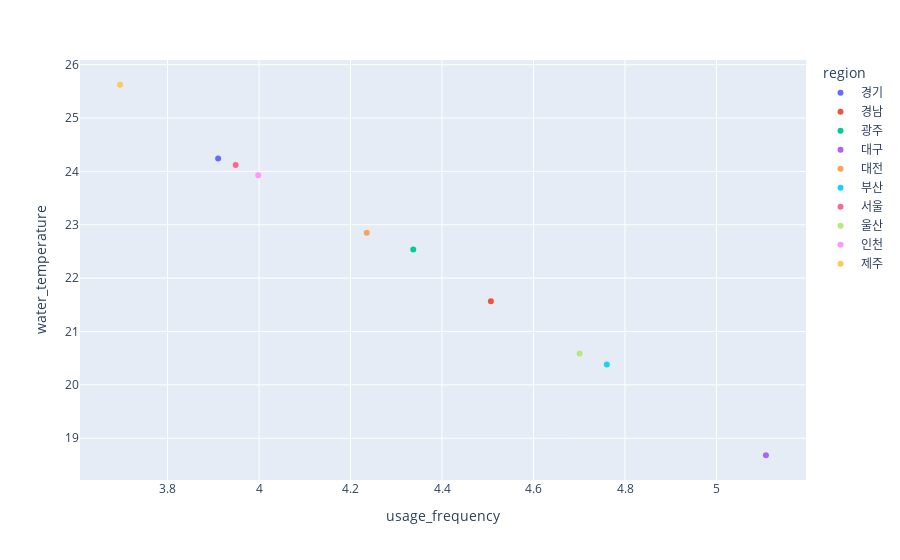

Notebook source saved alongside this figure:
### Code cell
# [TASK] 2.8 동적인(dynamic) 시각화
# 출처: https://plotly.com/python/line-and-scatter/
# 아래 코드를 수정해서 2.7과 동일한 산점도를 완성하세요

# 패키지가 없는 분들은 아래와 같이 설치
# !pip install plotly
# !pip install nbformat

# sns.scatterplot(data=region_means, x="usage_frequency", y="water_temperature", hue="region")

import plotly.express as px
fig = px.scatter(region_means, x="usage_frequency", y="water_temperature", color="region")
fig.show()

### Figure 1 — Plotly figure (JSON) as saved in the notebook; plotly's stock layout.template omitted (floating-point values rounded to 4 significant figures)
{"data": [{"hovertemplate": "region=경기<br>usage_frequency=%{x}<br>water_temperature=%{y}<extra></extra>", "legendgroup": "경기", "marker": {"color": "#636efa", "symbol": "circle"}, "mode": "markers", "name": "경기", "orientation": "v", "showlegend": true, "type": "scatter", "x": [3.911], "xaxis": "x", "y": [24.24], "yaxis": "y"}, {"hovertemplate": "region=경남<br>usage_frequency=%{x}<br>water_temperature=%{y}<extra></extra>", "legendgroup": "경남", "marker": {"color": "#EF553B", "symbol": "circle"}, "mode": "markers", "name": "경남", "orientation": "v", "showlegend": true, "type": "scatter", "x": [4.507], "xaxis": "x", "y": [21.57], "yaxis": "y"}, {"hovertemplate": "region=광주<br>usage_frequency=%{x}<br>water_temperature=%{y}<extra></extra>", "legendgroup": "광주", "marker": {"color": "#00cc96", "symbol": "circle"}, "mode": "markers", "name": "광주", "orientation": "v", "showlegend": true, "type": "scatter", "x": [4.337], "xaxis": "x", "y": [22.54], "yaxis": "y"}, {"hovertemplate": "region=대구<br>usage_frequency=%{x}<br>water_temperature=%{y}<extra></extra>", "legendgroup": "대구", "marker": {"color": "#ab63fa", "symbol": "circle"}, "mode": "markers", "name": "대구", "orientation": "v", "showlegend": true, "type": "scatter", "x": [5.108], "xaxis": "x", "y": [18.68], "yaxis": "y"}, {"hovertemplate": "region=대전<br>usage_frequency=%{x}<br>water_temperature=%{y}<extra></extra>", "legendgroup": "대전", "marker": {"color": "#FFA15A", "symbol": "circle"}, "mode": "markers", "name": "대전", "orientation": "v", "showlegend": true, "type": "scatter", "x": [4.235], "xaxis": "x", "y": [22.85], "yaxis": "y"}, {"hovertemplate": "region=부산<br>usage_frequency=%{x}<br>water_temperature=%{y}<extra></extra>", "legendgroup": "부산", "marker": {"color": "#19d3f3", "symbol": "circle"}, "mode": "markers", "name": "부산", "orientation": "v", "showlegend": true, "type": "scatter", "x": [4.76], "xaxis": "x", "y": [20.38], "yaxis": "y"}, {"hovertemplate": "region=서울<br>usage_frequency=%{x}<br>water_temperature=%{y}<extra></extra>", "legendgroup": "서울", "marker": {"color": "#FF6692", "symbol": "circle"}, "mode": "markers", "name": "서울", "orientation": "v", "showlegend": true, "type": "scatter", "x": [3.949], "xaxis": "x", "y": [24.12], "yaxis": "y"}, {"hovertemplate": "region=울산<br>usage_frequency=%{x}<br>water_temperature=%{y}<extra></extra>", "legendgroup": "울산", "marker": {"color": "#B6E880", "symbol": "circle"}, "mode": "markers", "name": "울산", "orientation": "v", "showlegend": true, "type": "scatter", "x": [4.701], "xaxis": "x", "y": [20.59], "yaxis": "y"}, {"hovertemplate": "region=인천<br>usage_frequency=%{x}<br>water_temperature=%{y}<extra></extra>", "legendgroup": "인천", "marker": {"color": "#FF97FF", "symbol": "circle"}, "mode": "markers", "name": "인천", "orientation": "v", "showlegend": true, "type": "scatter", "x": [3.998], "xaxis": "x", "y": [23.93], "yaxis": "y"}, {"hovertemplate": "region=제주<br>usage_frequency=%{x}<br>water_temperature=%{y}<extra></extra>", "legendgroup": "제주", "marker": {"color": "#FECB52", "symbol": "circle"}, "mode": "markers", "name": "제주", "orientation": "v", "showlegend": true, "type": "scatter", "x": [3.696], "xaxis": "x", "y": [25.62], "yaxis": "y"}], "layout": {"legend": {"title": {"text": "region"}, "tracegroupgap": 0}, "margin": {"t": 60}, "xaxis": {"anchor": "y", "domain": [0, 1], "title": {"text": "usage_frequency"}}, "yaxis": {"anchor": "x", "domain": [0, 1], "title": {"text": "water_temperature"}}}}
